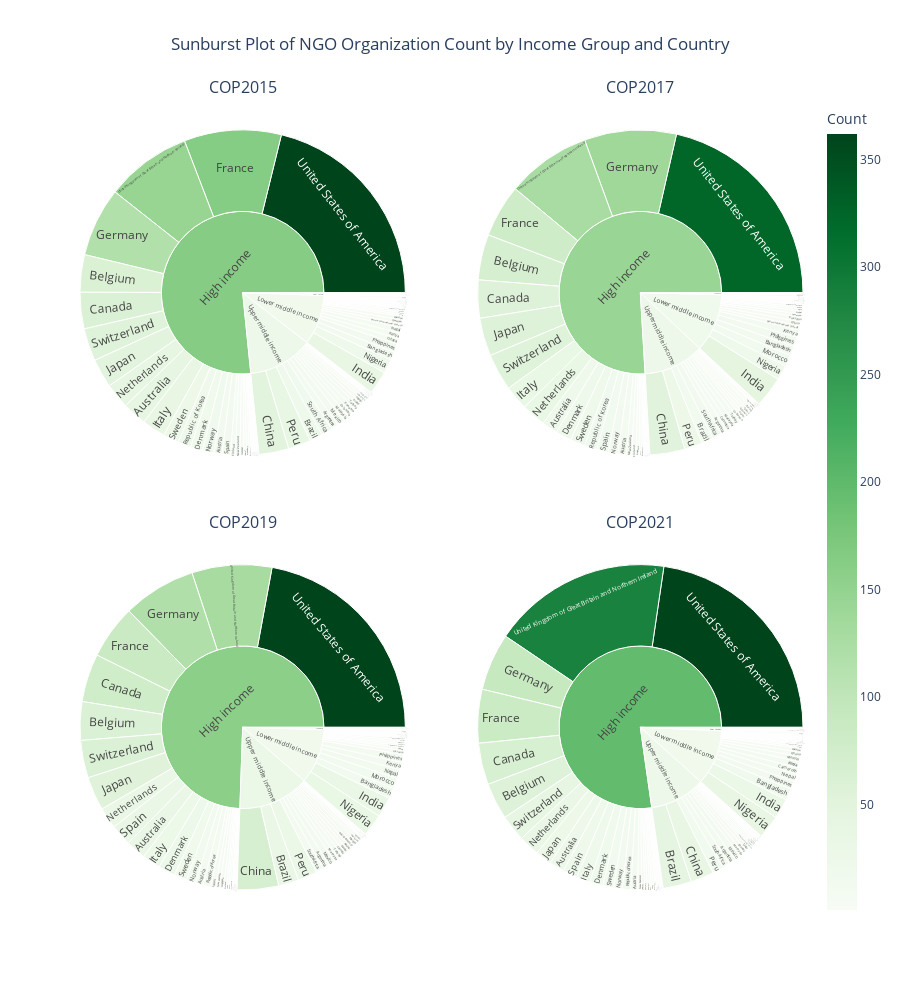

Notebook source saved alongside this figure:
### Code cell
sb1 = px.sunburst(NGO_country_2015, 
                  path=['Income_Group', 'Country'], 
                  values='Count',
                  color='Count', 
                  hover_data=['ISO3'])

sb2 = px.sunburst(NGO_country_2017, 
                  path=['Income_Group', 'Country'], 
                  values='Count',
                  color='Count', 
                  hover_data=['ISO3'])

sb3 = px.sunburst(NGO_country_2019, 
                  path=['Income_Group', 'Country'], 
                  values='Count',
                  color='Count', 
                  hover_data=['ISO3'])

sb4 = px.sunburst(NGO_country_2021, 
                  path=['Income_Group', 'Country'], 
                  values='Count',
                  color='Count', 
                  hover_data=['ISO3'])

fig = make_subplots(rows=2, 
                    cols=2,
                    vertical_spacing=0.06,
                    subplot_titles=("COP2015", "COP2017", "COP2019", "COP2021"),
                    specs=[[{"type": "sunburst"}, {"type": "sunburst"}], [{"type": "sunburst"}, {"type": "sunburst"}]]
                    )
fig.add_trace(sb1.data[0], row=1, col=1)
fig.add_trace(sb2.data[0], row=1, col=2)
fig.add_trace(sb3.data[0], row=2, col=1)
fig.add_trace(sb4.data[0], row=2, col=2)

fig.update_layout(coloraxis=dict(colorscale='greens'), 
                  height = 1000, 
                 title = "Sunburst Plot of NGO Organization Count by Income Group and Country",
                 title_x = 0.5,
                 coloraxis_colorbar_title='Count')

### Figure 1 — Plotly figure (JSON) as saved in the notebook; plotly's stock layout.template omitted (floating-point values rounded to 4 significant figures; data arrays with more than 128 entries replaced by an {"elided": "..."} marker saying what was removed)
{"data": [{"branchvalues": "total", "customdata": {"elided": "85x2 mixed values"}, "domain": {"x": [0, 0.45], "y": [0.53, 1]}, "hovertemplate": "labels=%{label}<br>Count_sum=%{value}<br>parent=%{parent}<br>id=%{id}<br>ISO3=%{customdata[0]}<br>Count=%{color}<extra></extra>", "ids": ["Lower middle income/Algeria", "Lower middle income/Angola", "Upper middle income/Argentina", "Upper middle income/Armenia", "High income/Australia", "High income/Austria", "Lower middle income/Bangladesh", "High income/Belgium", "Lower middle income/Benin", "Lower middle income/Bolivia (Plurinational State of)", "Upper middle income/Brazil", "Lower middle income/Cameroon", "High income/Canada", "High income/Chile", "Upper middle income/China", "Upper middle income/Colombia", "Lower middle income/Congo", "Upper middle income/Costa Rica", "Upper middle income/Cuba", "High income/Czechia", "Low income/Democratic Republic of the Congo", "High income/Denmark", "Upper middle income/Dominican Republic", "Upper middle income/Ecuador", "Lower middle income/El Salvador", "Low income/Ethiopia", "High income/Finland", "High income/France", "High income/Germany", "Lower middle income/Ghana", "High income/Greece", "Upper middle income/Guatemala", "Lower middle income/Honduras", "High income/Iceland", "Lower middle income/India", "Lower middle income/Indonesia", "Lower middle income/Iran (Islamic Republic of)", "High income/Ireland", "High income/Israel", "High income/Italy", "High income/Japan", "Upper middle income/Kazakhstan", "Lower middle income/Kenya", "Upper middle income/Lebanon", "High income/Luxembourg", "Upper middle income/Malaysia", "Upper middle income/Mexico", "Lower middle income/Morocco", "Lower middle income/Nepal", "High income/Netherlands", "High income/New Zealand", "Lower middle income/Nicaragua", "Lower middle income/Nigeria", "High income/Norway", "Lower middle income/Pakistan", "Upper middle income/Panama", "Upper middle income/Peru", "Lower middle income/Philippines", "High income/Poland", "High income/Portugal", "High income/Republic of Korea", "Upper middle income/Russian Federation", "Low income/Rwanda", "Lower middle income/Senegal", "High income/Singapore", "High income/Slovenia", "Upper middle income/South Africa", "High income/Spain", "Lower middle income/Sri Lanka", "High income/Sweden", "High income/Switzerland", "Upper middle income/Thailand", "Low income/Togo", "Upper middle income/Turkey", "Low income/Uganda", "Lower middle income/Ukraine", "High income/United Kingdom of Great Britain and Northern Ireland", "Lower middle income/United Republic of Tanzania", "High income/United States of America", "High income/Uruguay", "Lower middle income/Viet Nam", "High income", "Low income", "Lower middle income", "Upper middle income"], "labels": ["Algeria", "Angola", "Argentina", "Armenia", "Australia", "Austria", "Bangladesh", "Belgium", "Benin", "Bolivia (Plurinational State of)", "Brazil", "Cameroon", "Canada", "Chile", "China", "Colombia", "Congo", "Costa Rica", "Cuba", "Czechia", "Democratic Republic of the Congo", "Denmark", "Dominican Republic", "Ecuador", "El Salvador", "Ethiopia", "Finland", "France", "Germany", "Ghana", "Greece", "Guatemala", "Honduras", "Iceland", "India", "Indonesia", "Iran (Islamic Republic of)", "Ireland", "Israel", "Italy", "Japan", "Kazakhstan", "Kenya", "Lebanon", "Luxembourg", "Malaysia", "Mexico", "Morocco", "Nepal", "Netherlands", "New Zealand", "Nicaragua", "Nigeria", "Norway", "Pakistan", "Panama", "Peru", "Philippines", "Poland", "Portugal", "Republic of Korea", "Russian Federation", "Rwanda", "Senegal", "Singapore", "Slovenia", "South Africa", "Spain", "Sri Lanka", "Sweden", "Switzerland", "Thailand", "Togo", "Turkey", "Uganda", "Ukraine", "United Kingdom of Great Britain and Northern Ireland", "United Republic of Tanzania", "United States of America", "Uruguay", "Viet Nam", "High income", "Low income", "Lower middle income", "Upper middle income"], "marker": {"coloraxis": "coloraxis", "colors": [1, 1, 8, 1, 26, 9, 9, 40, 1, 4, 14, 4, 39, 1, 32, 5, 1, 1, 1, 1, 1, 13, 1, 4, 1, 1, 5, 104, 74, 6, 1, 3, 1, 1, 25, 1, 1, 4, 3, 25, 31, 1, 6, 4, 2, 6, 8, 2, 6, 27, 5, 1, 15, 12, 4, 5, 24, 9, 1, 1, 14, 1, 1, 1, 3, 1, 12, 9, 2, 17, 35, 3, 2, 5, 1, 2, 92, 2, 228, 1, 1, 103.2, 1.333, 11.17, 16.08]}, "name": "", "parents": ["Lower middle income", "Lower middle income", "Upper middle income", "Upper middle income", "High income", "High income", "Lower middle income", "High income", "Lower middle income", "Lower middle income", "Upper middle income", "Lower middle income", "High income", "High income", "Upper middle income", "Upper middle income", "Lower middle income", "Upper middle income", "Upper middle income", "High income", "Low income", "High income", "Upper middle income", "Upper middle income", "Lower middle income", "Low income", "High income", "High income", "High income", "Lower middle income", "High income", "Upper middle income", "Lower middle income", "High income", "Lower middle income", "Lower middle income", "Lower middle income", "High income", "High income", "High income", "High income", "Upper middle income", "Lower middle income", "Upper middle income", "High income", "Upper middle income", "Upper middle income", "Lower middle income", "Lower middle income", "High income", "High income", "Lower middle income", "Lower middle income", "High income", "Lower middle income", "Upper middle income", "Upper middle income", "Lower middle income", "High income", "High income", "High income", "Upper middle income", "Low income", "Lower middle income", "High income", "High income", "Upper middle income", "High income", "Lower middle income", "High income", "High income", "Upper middle income", "Low income", "Upper middle income", "Low income", "Lower middle income", "High income", "Lower middle income", "High income", "High income", "Lower middle income", "", "", "", ""], "type": "sunburst", "values": [1, 1, 8, 1, 26, 9, 9, 40, 1, 4, 14, 4, 39, 1, 32, 5, 1, 1, 1, 1, 1, 13, 1, 4, 1, 1, 5, 104, 74, 6, 1, 3, 1, 1, 25, 1, 1, 4, 3, 25, 31, 1, 6, 4, 2, 6, 8, 2, 6, 27, 5, 1, 15, 12, 4, 5, 24, 9, 1, 1, 14, 1, 1, 1, 3, 1, 12, 9, 2, 17, 35, 3, 2, 5, 1, 2, 92, 2, 228, 1, 1, 825, 6, 107, 139]}, {"branchvalues": "total", "customdata": {"elided": "75x2 mixed values"}, "domain": {"x": [0.55, 1], "y": [0.53, 1]}, "hovertemplate": "labels=%{label}<br>Count_sum=%{value}<br>parent=%{parent}<br>id=%{id}<br>ISO3=%{customdata[0]}<br>Count=%{color}<extra></extra>", "ids": ["Lower middle income/Algeria", "Upper middle income/Argentina", "Upper middle income/Armenia", "High income/Australia", "High income/Austria", "Lower middle income/Bangladesh", "High income/Belgium", "Lower middle income/Bolivia (Plurinational State of)", "Upper middle income/Brazil", "Lower middle income/Cambodia", "Lower middle income/Cameroon", "High income/Canada", "High income/Chile", "Upper middle income/China", "Upper middle income/Colombia", "Upper middle income/Costa Rica", "High income/Czechia", "Low income/Democratic Republic of the Congo", "High income/Denmark", "Upper middle income/Ecuador", "Lower middle income/Egypt", "Lower middle income/El Salvador", "High income/Finland", "High income/France", "High income/Germany", "Lower middle income/Ghana", "Upper middle income/Guatemala", "High income/Hungary", "High income/Iceland", "Lower middle income/India", "Lower middle income/Iran (Islamic Republic of)", "High income/Ireland", "High income/Israel", "High income/Italy", "High income/Japan", "Upper middle income/Kazakhstan", "Lower middle income/Kenya", "Upper middle income/Lebanon", "Upper middle income/Libya", "High income/Luxembourg", "Upper middle income/Malaysia", "Upper middle income/Mexico", "Lower middle income/Morocco", "Lower middle income/Nepal", "High income/Netherlands", "High income/New Zealand", "Lower middle income/Nicaragua", "Lower middle income/Nigeria", "High income/Norway", "Lower middle income/Pakistan", "Upper middle income/Panama", "Upper middle income/Peru", "Lower middle income/Philippines", "High income/Poland", "High income/Republic of Korea", "Upper middle income/Russian Federation", "Lower middle income/Senegal", "High income/Singapore", "Upper middle income/South Africa", "High income/Spain", "Lower middle income/Sri Lanka", "High income/Sweden", "High income/Switzerland", "Upper middle income/Thailand", "Low income/Togo", "Upper middle income/Turkey", "Low income/Uganda", "Lower middle income/Ukraine", "High income/United Kingdom of Great Britain and Northern Ireland", "Lower middle income/United Republic of Tanzania", "High income/United States of America", "High income", "Low income", "Lower middle income", "Upper middle income"], "labels": ["Algeria", "Argentina", "Armenia", "Australia", "Austria", "Bangladesh", "Belgium", "Bolivia (Plurinational State of)", "Brazil", "Cambodia", "Cameroon", "Canada", "Chile", "China", "Colombia", "Costa Rica", "Czechia", "Democratic Republic of the Congo", "Denmark", "Ecuador", "Egypt", "El Salvador", "Finland", "France", "Germany", "Ghana", "Guatemala", "Hungary", "Iceland", "India", "Iran (Islamic Republic of)", "Ireland", "Israel", "Italy", "Japan", "Kazakhstan", "Kenya", "Lebanon", "Libya", "Luxembourg", "Malaysia", "Mexico", "Morocco", "Nepal", "Netherlands", "New Zealand", "Nicaragua", "Nigeria", "Norway", "Pakistan", "Panama", "Peru", "Philippines", "Poland", "Republic of Korea", "Russian Federation", "Senegal", "Singapore", "South Africa", "Spain", "Sri Lanka", "Sweden", "Switzerland", "Thailand", "Togo", "Turkey", "Uganda", "Ukraine", "United Kingdom of Great Britain and Northern Ireland", "United Republic of Tanzania", "United States of America", "High income", "Low income", "Lower middle income", "Upper middle income"], "marker": {"coloraxis": "coloraxis", "colors": [2, 6, 1, 15, 8, 9, 43, 4, 11, 1, 3, 36, 1, 33, 5, 1, 1, 1, 15, 3, 1, 1, 4, 50, 87, 4, 3, 1, 1, 29, 1, 2, 1, 23, 36, 1, 7, 4, 1, 2, 5, 2, 11, 3, 23, 5, 1, 14, 9, 4, 3, 17, 9, 1, 12, 2, 1, 3, 9, 11, 1, 14, 35, 3, 1, 5, 2, 2, 80, 2, 204, 91.19, 1.5, 13.22, 15.26]}, "name": "", "parents": ["Lower middle income", "Upper middle income", "Upper middle income", "High income", "High income", "Lower middle income", "High income", "Lower middle income", "Upper middle income", "Lower middle income", "Lower middle income", "High income", "High income", "Upper middle income", "Upper middle income", "Upper middle income", "High income", "Low income", "High income", "Upper middle income", "Lower middle income", "Lower middle income", "High income", "High income", "High income", "Lower middle income", "Upper middle income", "High income", "High income", "Lower middle income", "Lower middle income", "High income", "High income", "High income", "High income", "Upper middle income", "Lower middle income", "Upper middle income", "Upper middle income", "High income", "Upper middle income", "Upper middle income", "Lower middle income", "Lower middle income", "High income", "High income", "Lower middle income", "Lower middle income", "High income", "Lower middle income", "Upper middle income", "Upper middle income", "Lower middle income", "High income", "High income", "Upper middle income", "Lower middle income", "High income", "Upper middle income", "High income", "Lower middle income", "High income", "High income", "Upper middle income", "Low income", "Upper middle income", "Low income", "Lower middle income", "High income", "Lower middle income", "High income", "", "", "", ""], "type": "sunburst", "values": [2, 6, 1, 15, 8, 9, 43, 4, 11, 1, 3, 36, 1, 33, 5, 1, 1, 1, 15, 3, 1, 1, 4, 50, 87, 4, 3, 1, 1, 29, 1, 2, 1, 23, 36, 1, 7, 4, 1, 2, 5, 2, 11, 3, 23, 5, 1, 14, 9, 4, 3, 17, 9, 1, 12, 2, 1, 3, 9, 11, 1, 14, 35, 3, 1, 5, 2, 2, 80, 2, 204, 723, 4, 110, 115]}, {"branchvalues": "total", "customdata": {"elided": "78x2 mixed values"}, "domain": {"x": [0, 0.45], "y": [0, 0.47]}, "hovertemplate": "labels=%{label}<br>Count_sum=%{value}<br>parent=%{parent}<br>id=%{id}<br>ISO3=%{customdata[0]}<br>Count=%{color}<extra></extra>", "ids": ["Upper middle income/Argentina", "Upper middle income/Armenia", "High income/Australia", "High income/Austria", "Lower middle income/Bangladesh", "High income/Belgium", "Lower middle income/Bolivia (Plurinational State of)", "Upper middle income/Brazil", "Lower middle income/Cameroon", "High income/Canada", "Low income/Chad", "High income/Chile", "Upper middle income/China", "Upper middle income/Colombia", "Upper middle income/Costa Rica", "Upper middle income/Cuba", "High income/Czechia", "Lower middle income/Côte d'Ivoire", "Low income/Democratic Republic of the Congo", "High income/Denmark", "Upper middle income/Dominican Republic", "Upper middle income/Ecuador", "Lower middle income/El Salvador", "High income/Finland", "High income/France", "High income/Germany", "Lower middle income/Ghana", "Upper middle income/Guatemala", "Lower middle income/Honduras", "Lower middle income/India", "Lower middle income/Iran (Islamic Republic of)", "High income/Ireland", "High income/Israel", "High income/Italy", "High income/Japan", "Upper middle income/Kazakhstan", "Lower middle income/Kenya", "Upper middle income/Lebanon", "Upper middle income/Libya", "High income/Luxembourg", "Upper middle income/Malaysia", "Upper middle income/Mexico", "Lower middle income/Morocco", "Lower middle income/Nepal", "High income/Netherlands", "High income/New Zealand", "Lower middle income/Nicaragua", "Lower middle income/Nigeria", "High income/Norway", "Lower middle income/Pakistan", "Upper middle income/Panama", "Upper middle income/Peru", "Lower middle income/Philippines", "High income/Poland", "High income/Republic of Korea", "Upper middle income/Russian Federation", "High income/San Marino", "High income/Saudi Arabia", "Lower middle income/Senegal", "High income/Singapore", "Upper middle income/South Africa", "High income/Spain", "Lower middle income/Sri Lanka", "High income/Sweden", "High income/Switzerland", "Upper middle income/Thailand", "Low income/Togo", "Upper middle income/Turkey", "Low income/Uganda", "Lower middle income/Ukraine", "High income/United Kingdom of Great Britain and Northern Ireland", "Lower middle income/United Republic of Tanzania", "High income/United States of America", "High income/Uruguay", "High income", "Low income", "Lower middle income", "Upper middle income"], "labels": ["Argentina", "Armenia", "Australia", "Austria", "Bangladesh", "Belgium", "Bolivia (Plurinational State of)", "Brazil", "Cameroon", "Canada", "Chad", "Chile", "China", "Colombia", "Costa Rica", "Cuba", "Czechia", "Côte d'Ivoire", "Democratic Republic of the Congo", "Denmark", "Dominican Republic", "Ecuador", "El Salvador", "Finland", "France", "Germany", "Ghana", "Guatemala", "Honduras", "India", "Iran (Islamic Republic of)", "Ireland", "Israel", "Italy", "Japan", "Kazakhstan", "Kenya", "Lebanon", "Libya", "Luxembourg", "Malaysia", "Mexico", "Morocco", "Nepal", "Netherlands", "New Zealand", "Nicaragua", "Nigeria", "Norway", "Pakistan", "Panama", "Peru", "Philippines", "Poland", "Republic of Korea", "Russian Federation", "San Marino", "Saudi Arabia", "Senegal", "Singapore", "South Africa", "Spain", "Sri Lanka", "Sweden", "Switzerland", "Thailand", "Togo", "Turkey", "Uganda", "Ukraine", "United Kingdom of Great Britain and Northern Ireland", "United Republic of Tanzania", "United States of America", "Uruguay", "High income", "Low income", "Lower middle income", "Upper middle income"], "marker": {"coloraxis": "coloraxis", "colors": [7, 1, 21, 8, 11, 40, 2, 21, 2, 50, 1, 1, 43, 4, 1, 1, 2, 1, 1, 18, 1, 4, 1, 3, 56, 76, 3, 3, 1, 21, 1, 2, 5, 19, 35, 1, 8, 3, 1, 2, 5, 7, 11, 9, 22, 4, 2, 23, 10, 2, 4, 20, 8, 1, 8, 4, 1, 1, 1, 4, 8, 22, 1, 13, 39, 4, 2, 5, 1, 4, 83, 2, 231, 1, 101.0, 1.4, 12.91, 20.31]}, "name": "", "parents": ["Upper middle income", "Upper middle income", "High income", "High income", "Lower middle income", "High income", "Lower middle income", "Upper middle income", "Lower middle income", "High income", "Low income", "High income", "Upper middle income", "Upper middle income", "Upper middle income", "Upper middle income", "High income", "Lower middle income", "Low income", "High income", "Upper middle income", "Upper middle income", "Lower middle income", "High income", "High income", "High income", "Lower middle income", "Upper middle income", "Lower middle income", "Lower middle income", "Lower middle income", "High income", "High income", "High income", "High income", "Upper middle income", "Lower middle income", "Upper middle income", "Upper middle income", "High income", "Upper middle income", "Upper middle income", "Lower middle income", "Lower middle income", "High income", "High income", "Lower middle income", "Lower middle income", "High income", "Lower middle income", "Upper middle income", "Upper middle income", "Lower middle income", "High income", "High income", "Upper middle income", "High income", "High income", "Lower middle income", "High income", "Upper middle income", "High income", "Lower middle income", "High income", "High income", "Upper middle income", "Low income", "Upper middle income", "Low income", "Lower middle income", "High income", "Lower middle income", "High income", "High income", "", "", "", ""], "type": "sunburst", "values": [7, 1, 21, 8, 11, 40, 2, 21, 2, 50, 1, 1, 43, 4, 1, 1, 2, 1, 1, 18, 1, 4, 1, 3, 56, 76, 3, 3, 1, 21, 1, 2, 5, 19, 35, 1, 8, 3, 1, 2, 5, 7, 11, 9, 22, 4, 2, 23, 10, 2, 4, 20, 8, 1, 8, 4, 1, 1, 1, 4, 8, 22, 1, 13, 39, 4, 2, 5, 1, 4, 83, 2, 231, 1, 778, 5, 114, 148]}, {"branchvalues": "total", "customdata": {"elided": "92x2 mixed values"}, "domain": {"x": [0.55, 1], "y": [0, 0.47]}, "hovertemplate": "labels=%{label}<br>Count_sum=%{value}<br>parent=%{parent}<br>id=%{id}<br>ISO3=%{customdata[0]}<br>Count=%{color}<extra></extra>", "ids": ["Lower middle income/Angola", "Upper middle income/Argentina", "Upper middle income/Armenia", "High income/Australia", "High income/Austria", "Upper middle income/Azerbaijan", "Lower middle income/Bangladesh", "High income/Belgium", "Lower middle income/Bolivia (Plurinational State of)", "Upper middle income/Brazil", "Lower middle income/Cameroon", "High income/Canada", "Low income/Chad", "High income/Chile", "Upper middle income/China", "Upper middle income/Colombia", "Lower middle income/Congo", "Upper middle income/Costa Rica", "High income/Czechia", "Lower middle income/Côte d'Ivoire", "Low income/Democratic Republic of the Congo", "High income/Denmark", "Upper middle income/Dominican Republic", "Upper middle income/Ecuador", "Lower middle income/Egypt", "Lower middle income/El Salvador", "High income/Finland", "High income/France", "High income/Germany", "Lower middle income/Ghana", "Upper middle income/Guatemala", "Lower middle income/Honduras", "High income/Hungary", "Lower middle income/India", "Lower middle income/Indonesia", "Upper middle income/Iraq", "High income/Ireland", "High income/Israel", "High income/Italy", "High income/Japan", "Upper middle income/Jordan", "Upper middle income/Kazakhstan", "Lower middle income/Kenya", "Upper middle income/Lebanon", "High income/Luxembourg", "Low income/Madagascar", "Upper middle income/Malaysia", "Upper middle income/Mexico", "High income/Monaco", "Lower middle income/Morocco", "Lower middle income/Nepal", "High income/Netherlands", "High income/New Zealand", "Lower middle income/Nicaragua", "Lower middle income/Nigeria", "Upper middle income/North Macedonia", "High income/Norway", "Lower middle income/Pakistan", "Upper middle income/Panama", "Upper middle income/Paraguay", "Upper middle income/Peru", "Lower middle income/Philippines", "High income/Poland", "High income/Portugal", "High income/Qatar", "High income/Republic of Korea", "Upper middle income/Russian Federation", "High income/Saudi Arabia", "Lower middle income/Senegal", "High income/Singapore", "Upper middle income/South Africa", "High income/Spain", "Lower middle income/Sri Lanka", "High income/Sweden", "High income/Switzerland", "Upper middle income/Thailand", "Low income/Togo", "Lower middle income/Tunisia", "Upper middle income/Turkey", "Low income/Uganda", "Lower middle income/Ukraine", "High income/United Arab Emirates", "High income/United Kingdom of Great Britain and Northern Ireland", "Lower middle income/United Republic of Tanzania", "High income/United States of America", "High income/Uruguay", "Lower middle income/Viet Nam", "Low income/Yemen", "High income", "Low income", "Lower middle income", "Upper middle income"], "labels": ["Angola", "Argentina", "Armenia", "Australia", "Austria", "Azerbaijan", "Bangladesh", "Belgium", "Bolivia (Plurinational State of)", "Brazil", "Cameroon", "Canada", "Chad", "Chile", "China", "Colombia", "Congo", "Costa Rica", "Czechia", "Côte d'Ivoire", "Democratic Republic of the Congo", "Denmark", "Dominican Republic", "Ecuador", "Egypt", "El Salvador", "Finland", "France", "Germany", "Ghana", "Guatemala", "Honduras", "Hungary", "India", "Indonesia", "Iraq", "Ireland", "Israel", "Italy", "Japan", "Jordan", "Kazakhstan", "Kenya", "Lebanon", "Luxembourg", "Madagascar", "Malaysia", "Mexico", "Monaco", "Morocco", "Nepal", "Netherlands", "New Zealand", "Nicaragua", "Nigeria", "North Macedonia", "Norway", "Pakistan", "Panama", "Paraguay", "Peru", "Philippines", "Poland", "Portugal", "Qatar", "Republic of Korea", "Russian Federation", "Saudi Arabia", "Senegal", "Singapore", "South Africa", "Spain", "Sri Lanka", "Sweden", "Switzerland", "Thailand", "Togo", "Tunisia", "Turkey", "Uganda", "Ukraine", "United Arab Emirates", "United Kingdom of Great Britain and Northern Ireland", "United Republic of Tanzania", "United States of America", "Uruguay", "Viet Nam", "Yemen", "High income", "Low income", "Lower middle income", "Upper middle income"], "marker": {"coloraxis": "coloraxis", "colors": [1, 11, 1, 24, 11, 1, 18, 58, 2, 45, 10, 66, 2, 3, 37, 6, 1, 2, 3, 1, 2, 21, 1, 3, 1, 2, 4, 85, 91, 7, 3, 1, 1, 32, 1, 1, 4, 5, 22, 26, 1, 2, 10, 1, 2, 1, 7, 10, 1, 8, 12, 33, 6, 2, 37, 1, 14, 6, 3, 1, 17, 13, 2, 2, 1, 13, 4, 1, 1, 3, 12, 23, 1, 17, 42, 1, 3, 1, 6, 2, 3, 1, 285, 3, 362, 1, 1, 1, 196.2, 2.091, 19.54, 23.89]}, "name": "", "parents": ["Lower middle income", "Upper middle income", "Upper middle income", "High income", "High income", "Upper middle income", "Lower middle income", "High income", "Lower middle income", "Upper middle income", "Lower middle income", "High income", "Low income", "High income", "Upper middle income", "Upper middle income", "Lower middle income", "Upper middle income", "High income", "Lower middle income", "Low income", "High income", "Upper middle income", "Upper middle income", "Lower middle income", "Lower middle income", "High income", "High income", "High income", "Lower middle income", "Upper middle income", "Lower middle income", "High income", "Lower middle income", "Lower middle income", "Upper middle income", "High income", "High income", "High income", "High income", "Upper middle income", "Upper middle income", "Lower middle income", "Upper middle income", "High income", "Low income", "Upper middle income", "Upper middle income", "High income", "Lower middle income", "Lower middle income", "High income", "High income", "Lower middle income", "Lower middle income", "Upper middle income", "High income", "Lower middle income", "Upper middle income", "Upper middle income", "Upper middle income", "Lower middle income", "High income", "High income", "High income", "High income", "Upper middle income", "High income", "Lower middle income", "High income", "Upper middle income", "High income", "Lower middle income", "High income", "High income", "Upper middle income", "Low income", "Lower middle income", "Upper middle income", "Low income", "Lower middle income", "High income", "High income", "Lower middle income", "High income", "High income", "Lower middle income", "Low income", "", "", "", ""], "type": "sunburst", "values": [1, 11, 1, 24, 11, 1, 18, 58, 2, 45, 10, 66, 2, 3, 37, 6, 1, 2, 3, 1, 2, 21, 1, 3, 1, 2, 4, 85, 91, 7, 3, 1, 1, 32, 1, 1, 4, 5, 22, 26, 1, 2, 10, 1, 2, 1, 7, 10, 1, 8, 12, 33, 6, 2, 37, 1, 14, 6, 3, 1, 17, 13, 2, 2, 1, 13, 4, 1, 1, 3, 12, 23, 1, 17, 42, 1, 3, 1, 6, 2, 3, 1, 285, 3, 362, 1, 1, 1, 1233, 11, 175, 177]}], "layout": {"annotations": [{"font": {"size": 16}, "showarrow": false, "text": "COP2015", "x": 0.225, "xanchor": "center", "xref": "paper", "y": 1, "yanchor": "bottom", "yref": "paper"}, {"font": {"size": 16}, "showarrow": false, "text": "COP2017", "x": 0.775, "xanchor": "center", "xref": "paper", "y": 1, "yanchor": "bottom", "yref": "paper"}, {"font": {"size": 16}, "showarrow": false, "text": "COP2019", "x": 0.225, "xanchor": "center", "xref": "paper", "y": 0.47, "yanchor": "bottom", "yref": "paper"}, {"font": {"size": 16}, "showarrow": false, "text": "COP2021", "x": 0.775, "xanchor": "center", "xref": "paper", "y": 0.47, "yanchor": "bottom", "yref": "paper"}], "coloraxis": {"colorbar": {"title": {"text": "Count"}}, "colorscale": [[0, "rgb(247,252,245)"], [0.125, "rgb(229,245,224)"], [0.25, "rgb(199,233,192)"], [0.375, "rgb(161,217,155)"], [0.5, "rgb(116,196,118)"], [0.625, "rgb(65,171,93)"], [0.75, "rgb(35,139,69)"], [0.875, "rgb(0,109,44)"], [1, "rgb(0,68,27)"]]}, "height": 1000, "title": {"text": "Sunburst Plot of NGO Organization Count by Income Group and Country", "x": 0.5}}}
